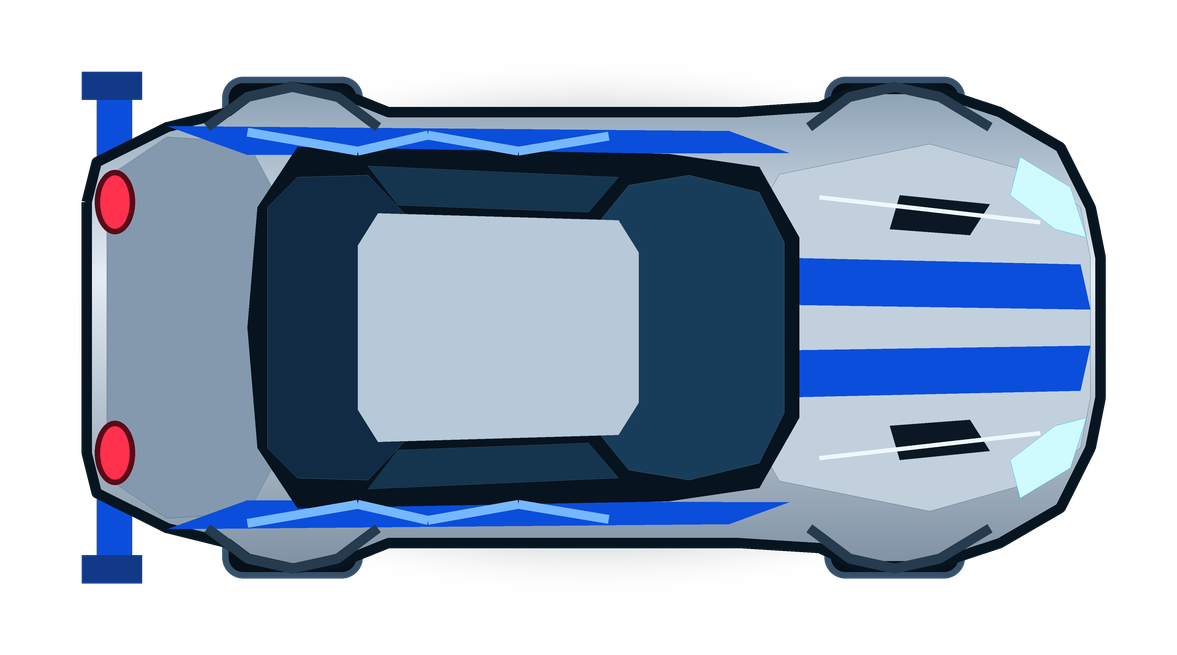
#> input picture artifacts/car-visuals/neon-street-gt-stage1/neon-street-gt-detail-large-1024.png, 1177 x 655 px
$ python -i render_blueprint.py   (imports and definitions only)
#> lines starting #> are read from the running program, lines starting #| are printed output that depends on the picture; after the words box and inside, x2 and y2 are one past the last pixel; in counts of white or black regions, pixels touching at a corner belong together
#!/usr/bin/env python3
"""Generate Stage 1 Neon Street GT blueprint and preview artifacts.

This script is intentionally isolated from runtime game code. It creates design
artifacts only and does not import or modify physics, CarSkin, or renderer files.
"""

from __future__ import annotations

import argparse
import json
from pathlib import Path

from PIL import Image, ImageDraw, ImageFilter, ImageFont


HERE = Path(__file__).resolve().parent
# [1 line that did not run here, left out]
# [1 line that did not run here, left out]

# [1 line that did not run here, left out]
# [1 line that did not run here, left out]

WHEEL_CENTERS = (-29.5, 30.5)
GEOMETRY_X_MIN = -51
GEOMETRY_X_MAX = 51
GEOMETRY_Y_MIN = -25
GEOMETRY_Y_MAX = 25


# [15 lines left out: functions parse_args, font, not called in this run]


def polygon_svg(points: list[tuple[float, float]]) -> str:
    return " ".join(f"{x:g},{y:g}" for x, y in points)


# [327 lines left out: functions write_blueprint_svg, create_transform, paint_gradient, render_car, save_variant_set, dark_card and 2 more, not called in this run]


def trim_reference(path: Path) -> Image.Image:
#> called with path = 'neon-street-gt-detail-large-1024.png'
    image = Image.open(path).convert("RGBA")
#> image is the input picture: PIL image 1177x655 RGBA; mean R, G, B, A 57.3, 72.6, 92.3, 152.5
    alpha = image.getchannel("A").point(lambda value: 255 if value > 128 else 0)
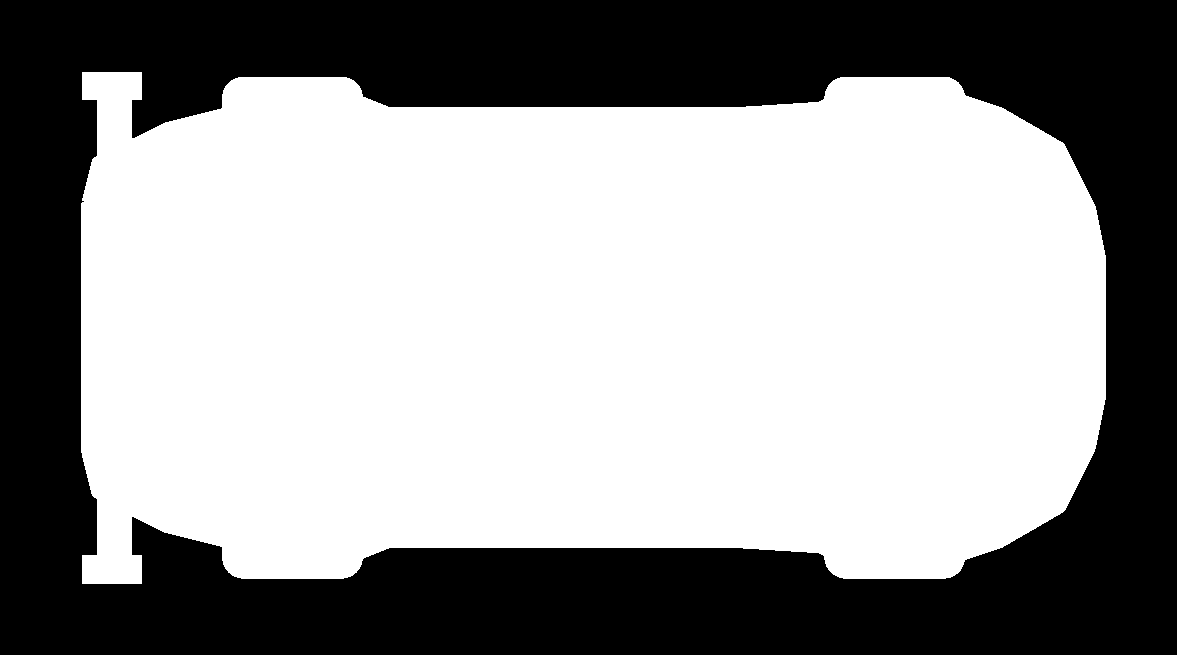
#> alpha: PIL image 1177x655 L; 59.6% white; 1 black region, box (x1, y1, x2, y2) and area: (0, 0, 1177, 655) 311115
    bbox = alpha.getbbox()
#> bbox = (81, 72, 1106, 584)
    if not bbox:
        raise ValueError(f"Reference has no visible pixels: {path}")
    return image.crop(bbox)
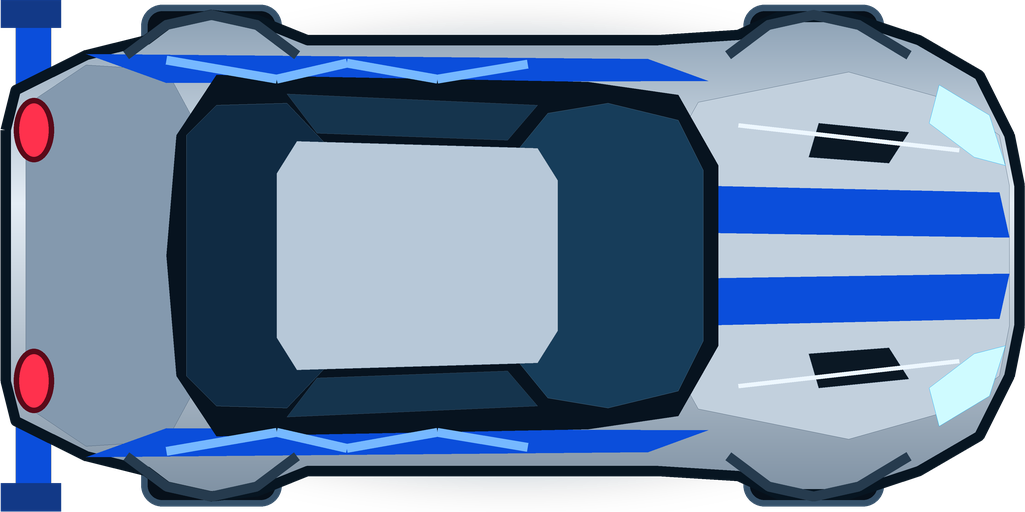
#> returned value: PIL image 1025x512 RGBA; mean R, G, B, A 84.1, 106.6, 135.4, 223.9; transparent parts drawn white


# [75 lines left out: functions make_reference_comparison, make_proportion_overlay, main, not called in this run]


# [2 lines not run here, left out]

>>> result = trim_reference('neon-street-gt-detail-large-1024.png')
